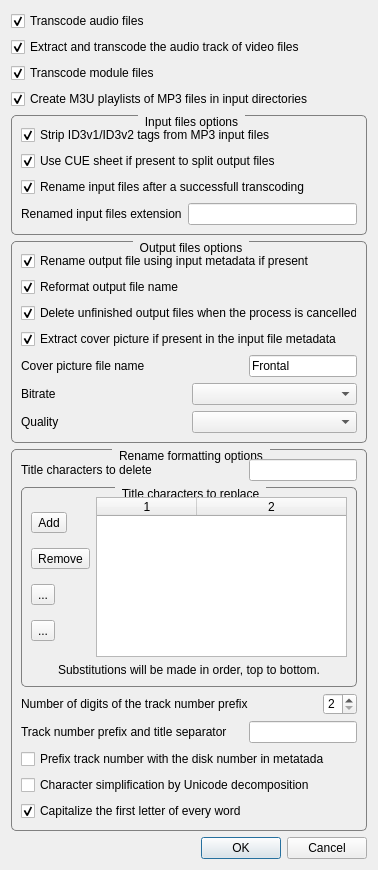
<?xml version="1.0" encoding="UTF-8"?>
<ui version="4.0">
 <class>ConfigurationDialog</class>
 <widget class="QDialog" name="ConfigurationDialog">
  <property name="geometry">
   <rect>
    <x>0</x>
    <y>0</y>
    <width>378</width>
    <height>870</height>
   </rect>
  </property>
  <property name="minimumSize">
   <size>
    <width>378</width>
    <height>870</height>
   </size>
  </property>
  <property name="maximumSize">
   <size>
    <width>378</width>
    <height>870</height>
   </size>
  </property>
  <property name="windowTitle">
   <string>Configuration</string>
  </property>
  <property name="windowIcon">
   <iconset resource="rsc/resources.qrc">
    <normaloff>:/MusicTranscoder/settings.svg</normaloff>:/MusicTranscoder/settings.svg</iconset>
  </property>
  <layout class="QVBoxLayout" name="verticalLayout_2">
   <item>
    <widget class="QCheckBox" name="m_transcodeAudio">
     <property name="toolTip">
      <string>Transcode audio files found in the root directory and subdirectories.</string>
     </property>
     <property name="text">
      <string>Transcode audio files</string>
     </property>
     <property name="checked">
      <bool>true</bool>
     </property>
    </widget>
   </item>
   <item>
    <widget class="QCheckBox" name="m_transcodeVideo">
     <property name="toolTip">
      <string>Extract and transcode the audio track of the video files found in the root directory and subdirectories.</string>
     </property>
     <property name="text">
      <string>Extract and transcode the audio track of video files</string>
     </property>
     <property name="checked">
      <bool>true</bool>
     </property>
    </widget>
   </item>
   <item>
    <widget class="QCheckBox" name="m_transcodeModule">
     <property name="toolTip">
      <string>Transcode module files found in the root directory and subdirectories.</string>
     </property>
     <property name="text">
      <string>Transcode module files</string>
     </property>
     <property name="checked">
      <bool>true</bool>
     </property>
    </widget>
   </item>
   <item>
    <widget class="QCheckBox" name="m_create_m3u">
     <property name="text">
      <string>Create M3U playlists of MP3 files in input directories</string>
     </property>
     <property name="checked">
      <bool>true</bool>
     </property>
    </widget>
   </item>
   <item>
    <layout class="QVBoxLayout" name="verticalLayout">
     <item>
      <widget class="QGroupBox" name="groupBox">
       <property name="toolTip">
        <string>Input files options</string>
       </property>
       <property name="styleSheet">
        <string notr="true">QGroupBox {
    border: 1px solid gray;
    border-radius: 5px;
    margin-top: 2ex;
}

QGroupBox::title {
    subcontrol-origin: margin;
    subcontrol-position: top center; /* position at the top center */
    padding: 0px 5px;
}</string>
       </property>
       <property name="title">
        <string>Input files options</string>
       </property>
       <property name="alignment">
        <set>Qt::AlignmentFlag::AlignLeading|Qt::AlignmentFlag::AlignLeft|Qt::AlignmentFlag::AlignVCenter</set>
       </property>
       <layout class="QVBoxLayout" name="verticalLayout_3">
        <item>
         <widget class="QCheckBox" name="m_stripMP3">
          <property name="toolTip">
           <string>Delete the metadata of the MP3 files found in the root directory and subdirectories.</string>
          </property>
          <property name="text">
           <string>Strip ID3v1/ID3v2 tags from MP3 input files</string>
          </property>
          <property name="checked">
           <bool>true</bool>
          </property>
         </widget>
        </item>
        <item>
         <widget class="QCheckBox" name="m_cueSplit">
          <property name="text">
           <string>Use CUE sheet if present to split output files</string>
          </property>
          <property name="checked">
           <bool>true</bool>
          </property>
         </widget>
        </item>
        <item>
         <widget class="QCheckBox" name="m_renameInputFiles">
          <property name="text">
           <string>Rename input files after a successfull transcoding</string>
          </property>
          <property name="checked">
           <bool>true</bool>
          </property>
         </widget>
        </item>
        <item>
         <layout class="QHBoxLayout" name="horizontalLayout_8">
          <property name="topMargin">
           <number>0</number>
          </property>
          <item>
           <widget class="QLabel" name="m_renamedInputsLabel">
            <property name="text">
             <string>Renamed input files extension</string>
            </property>
           </widget>
          </item>
          <item>
           <widget class="QLineEdit" name="m_renamedInputsExtension"/>
          </item>
         </layout>
        </item>
       </layout>
      </widget>
     </item>
    </layout>
   </item>
   <item>
    <widget class="QGroupBox" name="groupBox_2">
     <property name="toolTip">
      <string>Output files options.</string>
     </property>
     <property name="styleSheet">
      <string notr="true">QGroupBox {
    border: 1px solid gray;
    border-radius: 5px;
    margin-top: 2ex;
}

QGroupBox::title {
    subcontrol-origin: margin;
    subcontrol-position: top center; /* position at the top center */
    padding: 0px 5px;
}</string>
     </property>
     <property name="title">
      <string>Output files options</string>
     </property>
     <layout class="QVBoxLayout" name="verticalLayout_4">
      <item>
       <widget class="QCheckBox" name="m_renameOutput">
        <property name="toolTip">
         <string>Use title and track number to generate the output file name instead of using the input file name.</string>
        </property>
        <property name="text">
         <string>Rename output file using input metadata if present</string>
        </property>
        <property name="checked">
         <bool>true</bool>
        </property>
       </widget>
      </item>
      <item>
       <widget class="QCheckBox" name="m_reformat">
        <property name="toolTip">
         <string>Reformat the output file name according to formatting options.</string>
        </property>
        <property name="text">
         <string>Reformat output file name</string>
        </property>
        <property name="checked">
         <bool>true</bool>
        </property>
       </widget>
      </item>
      <item>
       <widget class="QCheckBox" name="m_deleteOnCancel">
        <property name="toolTip">
         <string>Files that hasn't been completely transcoded will be delete on cancellation.</string>
        </property>
        <property name="text">
         <string>Delete unfinished output files when the process is cancelled</string>
        </property>
        <property name="checked">
         <bool>true</bool>
        </property>
       </widget>
      </item>
      <item>
       <widget class="QCheckBox" name="m_extractInputCover">
        <property name="toolTip">
         <string>Extract to disk the cover picture contained in the metadata of the input file.</string>
        </property>
        <property name="text">
         <string>Extract cover picture if present in the input file metadata</string>
        </property>
        <property name="checked">
         <bool>true</bool>
        </property>
       </widget>
      </item>
      <item>
       <layout class="QHBoxLayout" name="horizontalLayout_6" stretch="1,0">
        <property name="topMargin">
         <number>0</number>
        </property>
        <item>
         <widget class="QLabel" name="m_coverNameLabel">
          <property name="text">
           <string>Cover picture file name</string>
          </property>
         </widget>
        </item>
        <item>
         <widget class="QLineEdit" name="m_coverName">
          <property name="text">
           <string>Frontal</string>
          </property>
         </widget>
        </item>
       </layout>
      </item>
      <item>
       <layout class="QHBoxLayout" name="horizontalLayout">
        <item>
         <widget class="QLabel" name="label">
          <property name="toolTip">
           <string>Output MP3 file bitrate.</string>
          </property>
          <property name="text">
           <string>Bitrate</string>
          </property>
         </widget>
        </item>
        <item>
         <widget class="QComboBox" name="m_bitrate">
          <property name="toolTip">
           <string>Output MP3 file bitrate.</string>
          </property>
         </widget>
        </item>
       </layout>
      </item>
      <item>
       <layout class="QHBoxLayout" name="horizontalLayout_2">
        <item>
         <widget class="QLabel" name="label_2">
          <property name="toolTip">
           <string>Output MP3 file quality.</string>
          </property>
          <property name="text">
           <string>Quality</string>
          </property>
         </widget>
        </item>
        <item>
         <widget class="QComboBox" name="m_quality">
          <property name="toolTip">
           <string>Output MP3 file quality.</string>
          </property>
         </widget>
        </item>
       </layout>
      </item>
     </layout>
    </widget>
   </item>
   <item>
    <widget class="QGroupBox" name="m_reformatGroup">
     <property name="styleSheet">
      <string notr="true">QGroupBox {
    border: 1px solid gray;
    border-radius: 5px;
    margin-top: 2ex;
}

QGroupBox::title {
    subcontrol-origin: margin;
    subcontrol-position: top center; /* position at the top center */
    padding: 0px 5px;
}</string>
     </property>
     <property name="title">
      <string>Rename formatting options</string>
     </property>
     <layout class="QVBoxLayout" name="verticalLayout_5">
      <item>
       <layout class="QHBoxLayout" name="horizontalLayout_3" stretch="1,0">
        <item>
         <widget class="QLabel" name="m_deleteCharsLabel">
          <property name="toolTip">
           <string>Delete this characters from the output file name.</string>
          </property>
          <property name="text">
           <string>Title characters to delete</string>
          </property>
         </widget>
        </item>
        <item>
         <widget class="QLineEdit" name="m_deleteChars">
          <property name="toolTip">
           <string>Delete this characters from the output file name.</string>
          </property>
         </widget>
        </item>
       </layout>
      </item>
      <item>
       <widget class="QGroupBox" name="m_replaceGroup">
        <property name="toolTip">
         <string>Pair of strings, replace the first one with the second in the output file name.</string>
        </property>
        <property name="title">
         <string>Title characters to replace</string>
        </property>
        <layout class="QVBoxLayout" name="verticalLayout_6" stretch="0,0">
         <item>
          <layout class="QHBoxLayout" name="horizontalLayout_7">
           <property name="topMargin">
            <number>0</number>
           </property>
           <item>
            <layout class="QVBoxLayout" name="verticalLayout_7">
             <property name="spacing">
              <number>0</number>
             </property>
             <property name="rightMargin">
              <number>0</number>
             </property>
             <item>
              <widget class="QToolButton" name="m_addButton">
               <property name="toolTip">
                <string>Add a new pair of strings to replace group.</string>
               </property>
               <property name="text">
                <string>Add</string>
               </property>
               <property name="icon">
                <iconset resource="rsc/resources.qrc">
                 <normaloff>:/MusicTranscoder/add.svg</normaloff>:/MusicTranscoder/add.svg</iconset>
               </property>
               <property name="iconSize">
                <size>
                 <width>16</width>
                 <height>16</height>
                </size>
               </property>
              </widget>
             </item>
             <item>
              <widget class="QToolButton" name="m_removeButton">
               <property name="toolTip">
                <string>Remove current pair of strings of replace group.</string>
               </property>
               <property name="text">
                <string>Remove</string>
               </property>
               <property name="icon">
                <iconset resource="rsc/resources.qrc">
                 <normaloff>:/MusicTranscoder/delete.svg</normaloff>:/MusicTranscoder/delete.svg</iconset>
               </property>
               <property name="iconSize">
                <size>
                 <width>16</width>
                 <height>16</height>
                </size>
               </property>
              </widget>
             </item>
             <item>
              <widget class="QToolButton" name="m_upButton">
               <property name="toolTip">
                <string>Move the selecter pair up a position.</string>
               </property>
               <property name="text">
                <string>...</string>
               </property>
               <property name="icon">
                <iconset resource="rsc/resources.qrc">
                 <normaloff>:/MusicTranscoder/up.svg</normaloff>:/MusicTranscoder/up.svg</iconset>
               </property>
               <property name="iconSize">
                <size>
                 <width>16</width>
                 <height>16</height>
                </size>
               </property>
              </widget>
             </item>
             <item>
              <widget class="QToolButton" name="m_downButton">
               <property name="toolTip">
                <string>Move the selected pair down a position.</string>
               </property>
               <property name="text">
                <string>...</string>
               </property>
               <property name="icon">
                <iconset resource="rsc/resources.qrc">
                 <normaloff>:/MusicTranscoder/down.svg</normaloff>:/MusicTranscoder/down.svg</iconset>
               </property>
               <property name="iconSize">
                <size>
                 <width>16</width>
                 <height>16</height>
                </size>
               </property>
              </widget>
             </item>
            </layout>
           </item>
           <item>
            <widget class="QTableWidget" name="m_replaceChars">
             <property name="showDropIndicator" stdset="0">
              <bool>false</bool>
             </property>
             <property name="dragDropOverwriteMode">
              <bool>false</bool>
             </property>
             <property name="alternatingRowColors">
              <bool>true</bool>
             </property>
             <property name="cornerButtonEnabled">
              <bool>false</bool>
             </property>
             <property name="columnCount">
              <number>2</number>
             </property>
             <attribute name="horizontalHeaderCascadingSectionResizes">
              <bool>true</bool>
             </attribute>
             <attribute name="horizontalHeaderStretchLastSection">
              <bool>true</bool>
             </attribute>
             <attribute name="verticalHeaderVisible">
              <bool>false</bool>
             </attribute>
             <column/>
             <column/>
            </widget>
           </item>
          </layout>
         </item>
         <item>
          <widget class="QLabel" name="label_3">
           <property name="text">
            <string>Substitutions will be made in order, top to bottom.</string>
           </property>
           <property name="alignment">
            <set>Qt::AlignmentFlag::AlignCenter</set>
           </property>
          </widget>
         </item>
        </layout>
       </widget>
      </item>
      <item>
       <layout class="QHBoxLayout" name="horizontalLayout_4" stretch="1,0">
        <item>
         <widget class="QLabel" name="m_prefixNumDigitsLabel">
          <property name="toolTip">
           <string>Number of digits of the track number.</string>
          </property>
          <property name="text">
           <string>Number of digits of the track number prefix</string>
          </property>
         </widget>
        </item>
        <item>
         <widget class="QSpinBox" name="m_prefixNumDigits">
          <property name="toolTip">
           <string>Number of digits of the track number.</string>
          </property>
          <property name="minimum">
           <number>2</number>
          </property>
          <property name="maximum">
           <number>4</number>
          </property>
         </widget>
        </item>
       </layout>
      </item>
      <item>
       <layout class="QHBoxLayout" name="horizontalLayout_5" stretch="1,0">
        <item>
         <widget class="QLabel" name="m_separatorLabel">
          <property name="toolTip">
           <string>Separator between the track and the title in the output file name.</string>
          </property>
          <property name="text">
           <string>Track number prefix and title separator</string>
          </property>
         </widget>
        </item>
        <item>
         <widget class="QLineEdit" name="m_separator">
          <property name="toolTip">
           <string>Separator between the track and the title in the output file name.</string>
          </property>
         </widget>
        </item>
       </layout>
      </item>
      <item>
       <widget class="QCheckBox" name="m_prefix_disk">
        <property name="text">
         <string>Prefix track number with the disk number in metatada</string>
        </property>
       </widget>
      </item>
      <item>
       <widget class="QCheckBox" name="m_simplifyChars">
        <property name="text">
         <string>Character simplification by Unicode decomposition</string>
        </property>
       </widget>
      </item>
      <item>
       <widget class="QCheckBox" name="m_titleCase">
        <property name="toolTip">
         <string>Capitalize the first letter of every word of the output file name.</string>
        </property>
        <property name="text">
         <string>Capitalize the first letter of every word</string>
        </property>
        <property name="checked">
         <bool>true</bool>
        </property>
       </widget>
      </item>
     </layout>
    </widget>
   </item>
   <item>
    <widget class="QDialogButtonBox" name="buttonBox">
     <property name="locale">
      <locale language="English" country="UnitedStates"/>
     </property>
     <property name="orientation">
      <enum>Qt::Orientation::Horizontal</enum>
     </property>
     <property name="standardButtons">
      <set>QDialogButtonBox::StandardButton::Cancel|QDialogButtonBox::StandardButton::Ok</set>
     </property>
     <property name="centerButtons">
      <bool>false</bool>
     </property>
    </widget>
   </item>
  </layout>
 </widget>
 <resources>
  <include location="rsc/resources.qrc"/>
 </resources>
 <connections>
  <connection>
   <sender>buttonBox</sender>
   <signal>accepted()</signal>
   <receiver>ConfigurationDialog</receiver>
   <slot>accept()</slot>
   <hints>
    <hint type="sourcelabel">
     <x>248</x>
     <y>254</y>
    </hint>
    <hint type="destinationlabel">
     <x>157</x>
     <y>274</y>
    </hint>
   </hints>
  </connection>
  <connection>
   <sender>buttonBox</sender>
   <signal>rejected()</signal>
   <receiver>ConfigurationDialog</receiver>
   <slot>reject()</slot>
   <hints>
    <hint type="sourcelabel">
     <x>316</x>
     <y>260</y>
    </hint>
    <hint type="destinationlabel">
     <x>286</x>
     <y>274</y>
    </hint>
   </hints>
  </connection>
 </connections>
</ui>
